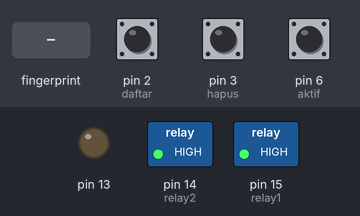
A sketch run on a simulated Arduino Uno, built with avr-gcc and run on an emulated ATmega328P. Shown: switched loads named in the sketch (green lamp = pin HIGH), output pins drawn as LEDs (lit = HIGH). The inputs (shaded band) are chosen by the test bench; at power-on: pin 2 (daftar) HIGH, pin 3 (hapus) HIGH, pin 6 (aktif) HIGH. EEPROM starts erased; the audio player accepts every command and is not drawn; what the sketch prints to the serial monitor is not drawn.

Above: at 2.3 s.
2.4 s: finger stored as number 1 placed on the sensor
At 3.2 s:
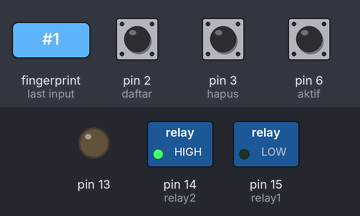
4.2 s: finger stored as number 1 placed on the sensor
At 8.1 s:
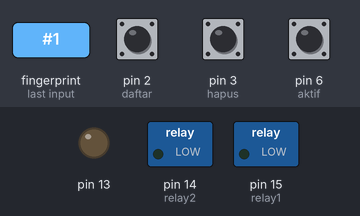
Timing chart, 0 to 10.0 s (numbered marks = the images above; inputs shaded):
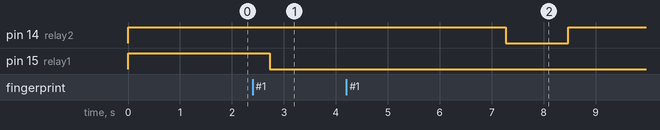

Measured:
- after the input at 2.4 s, pin 15 (relay1): HIGH → LOW after 0.33 s
- after the input at 4.2 s, pin 14 (relay2): HIGH → LOW after 3.1 s, → HIGH 1.2 s later

The sketch:

Switch.ino
```cpp
#include <Adafruit_Fingerprint.h>
#include <SoftwareSerial.h>
#include <EEPROM.h>
#include <DFPlayer_Mini_Mp3.h>

// Konstanta dan variabel
const int aktif = 6;
const int daftar = 2;
const int hapus = 3;
const int relay1 = 15;
const int relay2 = 14;
const int alamat = 0;
byte isi;
int k = 0;
boolean b = false;
boolean a = false;

// Objek
SoftwareSerial mySerial(7, 8);
Adafruit_Fingerprint finger = Adafruit_Fingerprint(&mySerial);

// Fungsi setup
void setup() {
    Serial.begin(9600);
    mp3_set_serial(Serial);
    mp3_set_volume(25);

    pinMode(13, OUTPUT);
    pinMode(aktif, INPUT_PULLUP);
    pinMode(daftar, INPUT_PULLUP);
    pinMode(hapus, INPUT_PULLUP);
    pinMode(relay1, OUTPUT);
    pinMode(relay2, OUTPUT);

    digitalWrite(relay1, HIGH);
    digitalWrite(relay2, HIGH);

    mySerial.begin(9600);
    finger.begin(57600);

    if (!finger.verifyPassword()) {
        while (1);
    }

    delay(100);
    if (!digitalRead(hapus)) {
        EEPROM.write(alamat, 0);
        delay(1);
    }

    isi = EEPROM.read(alamat);
    if (isi > 50) {
        EEPROM.write(alamat, 0);
    }

    isi = EEPROM.read(alamat);
    while (!digitalRead(daftar)) {
        Serial.print("Daftar");
        digitalWrite(13, HIGH);
        getFingerprintEnroll(isi);
        digitalWrite(13, LOW);
        delay(10000);

        if (isi < 50) {
            isi++;
        }

        EEPROM.write(alamat, isi);
        delay(100);
        isi = EEPROM.read(alamat);
    }
}

// Fungsi loop
void loop() {
    b = digitalRead(relay1);
    a = digitalRead(aktif);

    if (a) {
        Serial.println(b);
        Serial.println("masuk");
        getFingerprintID();
    }
}

// Fungsi pendaftaran sidik jari
uint8_t getFingerprintEnroll(int id) {
    int p = -1;

    while (p != FINGERPRINT_OK) {
        p = finger.getImage();
    }

    p = finger.image2Tz(1);
    if (p != FINGERPRINT_OK) return p;

    delay(2000);
    while (p != FINGERPRINT_NOFINGER) {
        p = finger.getImage();
    }

    while (p != FINGERPRINT_OK) {
        p = finger.getImage();
    }

    p = finger.image2Tz(2);
    if (p != FINGERPRINT_OK) return p;

    p = finger.createModel();
    if (p != FINGERPRINT_OK) return p;

    p = finger.storeModel(id);
    if (p == FINGERPRINT_OK) {
        EEPROM.write(alamat, 2);
        delay(1000);
    }

    return p;
}

// Fungsi pencarian sidik jari
uint8_t getFingerprintID() {
    uint8_t p = finger.getImage();
    if (p != FINGERPRINT_OK) return p;

    p = finger.image2Tz();
    if (p != FINGERPRINT_OK) return p;

    p = finger.fingerSearch();
    if (p == FINGERPRINT_OK) {
        // Sidik jari ditemukan
    } else {
        Serial.println("Salah");
        mp3_play(3);
        k++;

        while (p != FINGERPRINT_NOFINGER) {
            p = finger.getImage();
        }

        delay(2000);
        if (k > 2) {
            mp3_play(4);
            k = 0;
            delay(300000); // Kunci selama 5 menit
        }

        return p;
    }

    k = 0;
    if (b) {
        digitalWrite(relay1, LOW);
        mp3_play(1);

        while (p != FINGERPRINT_NOFINGER) {
            p = finger.getImage();
        }

        for (int a = 0; a < 50; a++) {
            p = finger.getImage();
            if (p == FINGERPRINT_OK) {
                p = finger.image2Tz();
                if (p == FINGERPRINT_OK) {
                    p = finger.fingerSearch();
                    if (p == FINGERPRINT_OK) {
                        goto starter;
                    }
                }
            }
            delay(1000);
            if (a >= 25) goto mati;
        }

        starter:
        mp3_play(2);
        delay(2000);
        digitalWrite(relay2, LOW);
        delay(1200);
        digitalWrite(relay2, HIGH);
    } else {
        mati:
        digitalWrite(relay1, HIGH);
        while (p != FINGERPRINT_NOFINGER) {
            p = finger.getImage();
        }
    }

    return finger.fingerID;
}

// Fungsi mendapatkan ID sidik jari dengan cepat
int getFingerprintIDez() {
    uint8_t p = finger.getImage();
    if (p != FINGERPRINT_OK) return -1;

    p = finger.image2Tz();
    if (p != FINGERPRINT_OK) return -1;

    p = finger.fingerFastSearch();
    if (p != FINGERPRINT_OK) {
        Serial.println("Salah");
        mp3_play(3);
        k++;

        while (p != FINGERPRINT_NOFINGER) {
            p = finger.getImage();
        }

        delay(2000);
        if (k > 2) {
            mp3_play(4);
            k = 0;
            delay(300000); // Kunci selama 5 menit
        }

        return -1;
    }

    k = 0;
    if (b) {
        digitalWrite(relay1, LOW);
        mp3_play(1);

        while (p != FINGERPRINT_NOFINGER) {
            p = finger.getImage();
        }

        for (int a = 0; a < 50; a++) {
            p = finger.getImage();
            if (p == FINGERPRINT_OK) {
                p = finger.image2Tz();
                if (p == FINGERPRINT_OK) {
                    p = finger.fingerFastSearch();
                    if (p == FINGERPRINT_OK) {
                        goto starter;
                    }
                }
            }
            delay(1000);
            if (a >= 25) goto mati;
        }

        starter:
        mp3_play(2);
        delay(2000);
        digitalWrite(relay2, LOW);
        delay(1200);
        digitalWrite(relay2, HIGH);
    } else {
        mati:
        digitalWrite(relay1, HIGH);
        while (p != FINGERPRINT_NOFINGER) {
            p = finger.getImage();
        }
    }

    return finger.fingerID;
}
```
